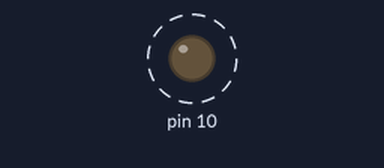
Simulated run of this sketch. Board: Arduino Uno, built with avr-gcc and run on an emulated ATmega328P. Parts: output pins drawn as LEDs (lit = HIGH). Dashed ring = blinking.

Above: at 0.2 s.
Timing chart, 0 to 3.0 s (numbered marks = the images above):
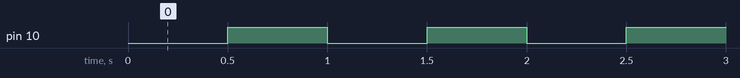

The sketch:

Pisca_LED_Uno.ino
```cpp
void setup() {
  pinMode(10, OUTPUT);
  digitalWrite(10, HIGH);
}

void loop() {
  digitalWrite(10, !digitalRead(10));
  delay(500);
}
```

Measured:
- by itself, pin 10: alternates HIGH for 0.50 s and LOW for 0.50 s
